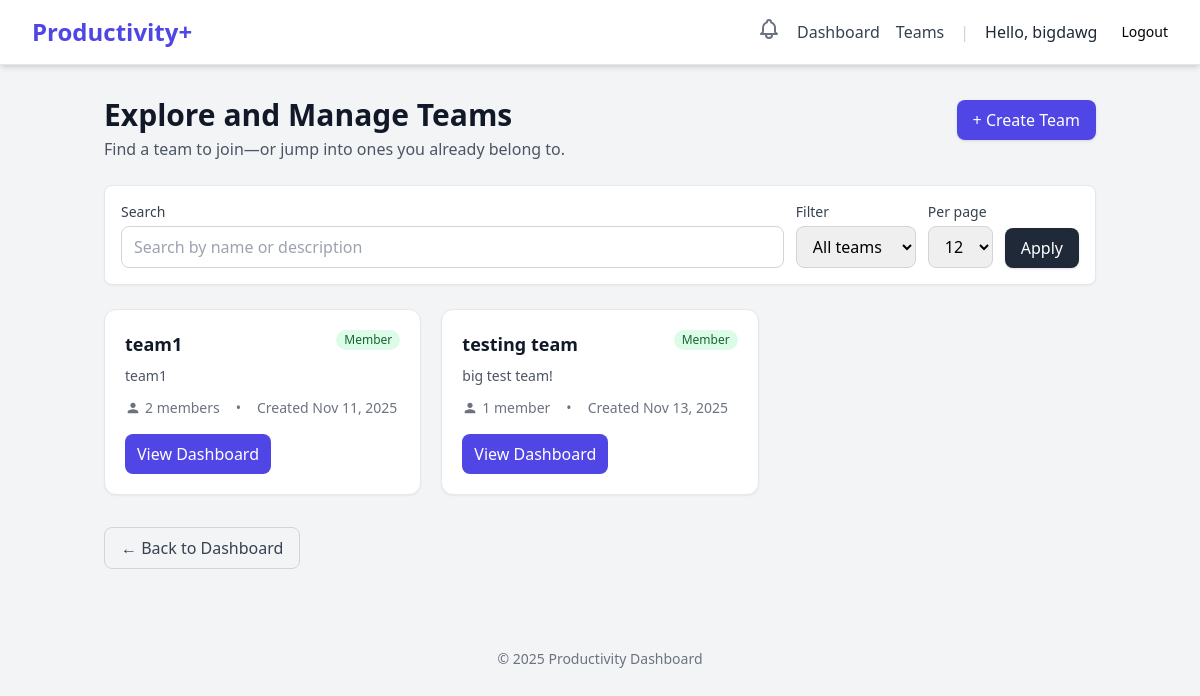
Screenshot of /teams/ (signed in) with the database file from the repository.
### users/models.py (models this page shows, shortened)
class CustomUser(AbstractUser):
    class Role(models.TextChoices):
        USER = 'USER', 'User'
        ADMIN = 'ADMIN', 'Admin'
    role = models.CharField(max_length=50, choices=Role.choices, default=Role.USER)
    email = models.EmailField(unique=True)
    created_at = models.DateTimeField(auto_now_add=True)

### teams/models.py (models this page shows, shortened)
class Team(models.Model):
    team_name = models.CharField(max_length=255)
    team_desc = models.TextField(blank=True, null=True, help_text="Description")
    members = models.ManyToManyField(
        settings.AUTH_USER_MODEL,
        through='TeamMember',
        related_name='teams'
    )
    created_at = models.DateTimeField(auto_now_add=True)

### teams/views.py (the view)
# urls.py: path('', views.team_list_view, name='team_list'),
@login_required
def team_list_view(request):
    q = (request.GET.get("q") or "").strip()
    filt = request.GET.get("filter", "all")  # all | mine | joinable
    per_page = int(request.GET.get("per_page") or 12)
    is_member_subq = TeamMember.objects.filter(
        team=OuterRef('pk'),
        user=request.user
    )
    teams = (
        Team.objects
        .annotate(
            member_count=Count('members', distinct=True),
            is_member=Exists(is_member_subq)
        )
        .order_by('team_name')
    )
    if q:
        teams = teams.filter(
            Q(team_name__icontains=q) | Q(team_desc__icontains=q)
        )
    if filt == "mine":
        teams = teams.filter(is_member=True)
    elif filt == "joinable":
        teams = teams.filter(is_member=False)
    paginator = Paginator(teams, per_page)
    page_number = request.GET.get("page")
    page_obj = paginator.get_page(page_number)
    context = {
        "page_title": "Explore and Manage Teams",
        "page_obj": page_obj,
        "q": q,
        "filter": filt,
        "per_page_options": [12, 24, 48],
    }
    return render(request, "teams/team_list.html", context)

### users/context_processors.py (called while the page is built)
def unread_notifications(request):
    if request.user.is_authenticated:
        notifications = Notification.objects.filter(
            user=request.user,
            is_read=False
        )
        return {
            'unread_notifications': notifications,
            'unread_notification_count': notifications.count()
        }
    return {}

### templates/teams/team_list.html (shortened to what this page needs)
{% extends "base.html" %}
{% block content %}
<div class="max-w-5xl mx-auto py-8 px-4">
  <div class="flex items-baseline justify-between gap-4 mb-6">
    <div>
      <h1 class="text-3xl font-bold text-gray-900">{{ page_title }}</h1>
      <p class="text-gray-600 mt-1">Find a team to join—or jump into ones you already belong to.</p>
    </div>
    <a href="{% url 'teams:team_create' %}"
       class="inline-flex items-center px-4 py-2 rounded-lg bg-indigo-600 text-white font-medium shadow hover:bg-indigo-700">
      + Create Team
    </a>
  </div>
  <form method="get" class="bg-white border border-gray-200 rounded-lg p-4 shadow-sm mb-6">
    <div class="flex flex-wrap items-end gap-3">
      <div class="flex-1 min-w-[240px]">
        <label class="block text-sm font-medium text-gray-700 mb-1">Search</label>
        <input type="text" name="q" value="{{ q|default:'' }}"
               placeholder="Search by name or description"
               class="w-full rounded-lg border border-gray-300 px-3 py-2 focus:outline-none focus:ring-2 focus:ring-indigo-500 focus:border-indigo-500">
      </div>
      <div>
        <label class="block text-sm font-medium text-gray-700 mb-1">Filter</label>
        <select name="filter"
                class="rounded-lg border border-gray-300 px-3 py-2 focus:outline-none focus:ring-2 focus:ring-indigo-500 focus:border-indigo-500">
          <option value="all" {% if filter == "all" %}selected{% endif %}>All teams</option>
        </select>
      </div>
      <div>
        <label class="block text-sm font-medium text-gray-700 mb-1">Per page</label>
        <select name="per_page"
            class="rounded-lg border border-gray-300 px-3 py-2 focus:outline-none focus:ring-2 focus:ring-indigo-500 focus:border-indigo-500">
            {% for n in per_page_options %}
                <option value="{{ n }}" {% if per_page|stringformat:"s" == n|stringformat:"s" %}selected{% endif %}>
                {{ n }}
                </option>
            {% endfor %}
        </select>
      </div>
      <div class="ml-auto">
        <button type="submit"
                class="inline-flex items-center px-4 py-2 rounded-lg bg-gray-800 text-white font-medium shadow hover:bg-gray-900">
          Apply
        </button>
      </div>
    </div>
  </form>
  {% if page_obj.object_list %}
    <div class="grid grid-cols-1 sm:grid-cols-2 lg:grid-cols-3 gap-5">
      {% for team in page_obj.object_list %}
        <div class="bg-white border border-gray-200 rounded-xl p-5 shadow-sm hover:shadow-md transition">
          <div class="flex items-start justify-between gap-3">
            <h3 class="text-lg font-semibold text-gray-900">{{ team.team_name }}</h3>
            {% if team.is_member %}
              <span class="inline-flex items-center px-2 py-0.5 text-xs font-medium rounded-full bg-green-100 text-green-800">
                Member
              </span>
            {% endif %}
          </div>
          <p class="text-sm text-gray-600 mt-2">
            {{ team.team_desc|default:"No description provided." }}
          </p>
          <div class="flex items-center gap-4 mt-3 text-sm text-gray-500">
            <span class="inline-flex items-center gap-1">
              <svg xmlns="http://www.w3.org/2000/svg" class="h-4 w-4" viewBox="0 0 24 24" fill="currentColor"><path d="M12 12c2.21 0 4-1.79 4-4S14.21 4 12 4 8 5.79 8 8s1.79 4 4 4zm0 2c-2.67 0-8 1.34-8 4v2h16v-2c0-2.66-5.33-4-8-4z"/></svg>
              {{ team.member_count }} member{% if team.member_count != 1 %}s{% endif %}
            </span>
            <span>•</span>
            <span>Created {{ team.created_at|date:"M j, Y" }}</span>
          </div>
          <div class="mt-4 flex gap-2">
            {% if team.is_member %}
              <a href="{% url 'teams:team_dashboard' team_id=team.id %}"
                 class="inline-flex items-center justify-center px-3 py-2 rounded-lg bg-indigo-600 text-white font-medium hover:bg-indigo-700">
                View Dashboard
              </a>
            {% else %}
              <a href="{% url 'teams:team_join' team_id=team.id %}"
                 class="inline-flex items-center justify-center px-3 py-2 rounded-lg bg-green-600 text-white font-medium hover:bg-green-700">
                Join Team
              </a>
            {% endif %}
          </div>
        </div>
      {% endfor %}
    </div>
  {% endif %}
  <div class="mt-8">
    <a href="{% url 'dashboard:dashboard_view' %}"
       class="inline-flex items-center px-4 py-2 rounded-lg border border-gray-300 text-gray-700 hover:bg-gray-50">
      ← Back to Dashboard
    </a>
  </div>
</div>
{% endblock %}

### templates/base.html (shortened to what this page needs)
{% load static %}
<!DOCTYPE html>
<html lang="en">
<head>
    <script src="https://cdn.tailwindcss.com"></script>
</head>
<body class="bg-gray-100 font-sans">
    <nav class="bg-white shadow-md border-b border-gray-200">
        <div class="max-w-7xl mx-auto px-4 sm:px-6 lg:px-8">
            <div class="flex justify-between items-center h-16">
                <div class="flex-shrink-0">
                    <a href="{% url 'index' %}" class="text-2xl font-bold text-indigo-600">Productivity+</a>
                </div>
                <div class="flex items-center space-x-4">
                    {% if user.is_authenticated %}
                    <div class="relative">
                        <button id="notification-bell" class="text-gray-500 hover:text-gray-700">
                        </button>
                        </div>
                        <a href="{% url 'dashboard:dashboard_view' %}" class="text-gray-700 hover:text-indigo-600">Dashboard</a>
                        <a href="{% url 'teams:team_list' %}" class="text-gray-700 hover:text-indigo-600">Teams</a>
                        <span class="text-gray-300">|</span>
                        <span class="text-gray-800 font-medium">Hello, {{ user.username }}</span>
                        <form method="post" action="{% url 'logout' %}" class="flex items-center">
                            <button type="submit" class="ml-2 button button-secondary-danger text-sm">
                                Logout
                            </button>
                        </form>
                    {% else %}
                        <a href="{% url 'login' %}" class="button button-primary">Login</a>
                        <a href="{% url 'register' %}" class="button button-secondary">Sign Up</a>
                    {% endif %}
                </div>
            </div>
        </div>
    </nav>
    <main>
        {% block content %}
        {% endblock %}
    </main>
    <footer class="text-center py-4 mt-8 text-gray-500 text-sm">
        &copy; {% now "Y" %} Productivity Dashboard
    </footer>
</body>
</html>

### rows the page displays
CustomUser: username "bigdawg"
Team: team_name "team1", shows "Member", team_desc "team1", member_count "2", created_at "Nov 11, 2025", shows "View Dashboard"
Team: team_name "testing team", shows "Member", team_desc "big test team!", member_count "1", created_at "Nov 13, 2025", shows "View Dashboard"

### other values shown
{{ page_title }} "Explore and Manage Teams"
form field per_page "12"
